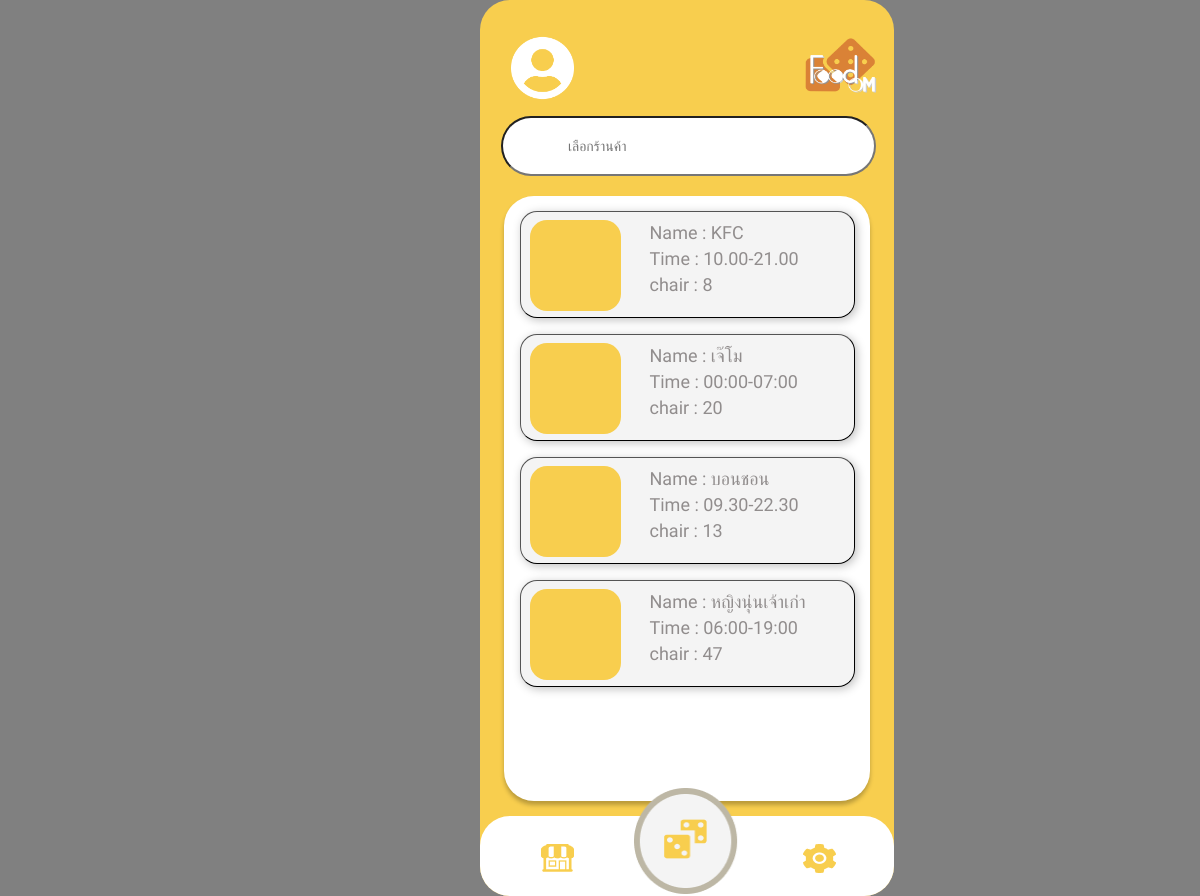
Page /Home.php on the committed database.
### tables this page shows
CREATE TABLE `restaurant` (
  `name` varchar(50) NOT NULL,
  `open_close` varchar(11) DEFAULT NULL
);

### Home.php (the view, shortened to what this page needs)
<?php
    $server = "localhost" ;
    $username = "root" ;
    $password = "root" ;
    $dbname = "fooddom" ;
    $connect = new mysqli($server,$username,$password,$dbname);
    if (isset($_POST['search'])) {
        $choose_res = "%".$_POST['search']."%";
        $chooseres = "SELECT * FROM restaurant WHERE name LIKE '$choose_res'";
    }
    else {
        $chooseres = "SELECT * FROM restaurant";
    }
    $result = mysqli_query($connect,$chooseres);
?>
<!DOCTYPE html>
<html lang="en">
<head>
    <link rel="stylesheet" href="https://maxcdn.bootstrapcdn.com/bootstrap/3.4.1/css/bootstrap.min.css">
</head>
<body style="background-color: gray;">
    <div class="page">
        <a href="profile.php">
            <img src="img/profile.png" style="
            position: absolute;
            width: 63px;
            height: 64px;
            left: 31px;
            top: 36px;">
        </a>
        <a href="Home.php">
            <img src="img/logo.png" style="
            position: absolute;
            width: 72px;
            height: 57.93px;
            left: 325px;
            top: 36px;">
        </a>
            <form class="form-inline" action="Home.php" method="POST">
                <input name="search"type="search" id="myInput" placeholder="เลือกร้านค้า" aria-label="Search" style="
                position: absolute;
                width: 375px;
                height: 60px;
                left: 21px;
                top: 116px;
                background: #FFFFFF;
                border-radius: 30px;
                background-image: url('https://cdn.discordapp.com/attachments/698833923102212122/708762674204246117/unknown.png');
                background-position: 15px 8px;
                background-repeat: no-repeat;
                padding: 12px 20px 12px 65px;">
            </form>
            <div style="
            position: absolute;
            width: 366px;
            height: 605px;
            left: 24px;
            top: 196px;
            background: #FFFFFF;
            box-shadow: 0px 4px 4px rgba(0, 0, 0, 0.25);
            border-radius: 30px;">
                <div style="
                padding-top: 15px;
                "></div>
                <?php
                while($row = mysqli_fetch_array($result,MYSQLI_ASSOC)) {
                    $cname = $row['name'];
                    $chair = "SELECT SUM(chair) as total_chair FROM tables WHERE res_name = '$cname' ";
                    $row_chair = $connect->query($chair);
                    while($chair = $row_chair->fetch_assoc()){
                     ?>
                    <form action="Fn1_choose.php?id=<?php echo $cname;?> " method="POST">
                        <button  name="check_search" style="
                            width: 335px;
                            height: 107px;
                            left: 15.5px;
                            top: 20 px;
                            margin-left: 15.5px;
                            padding-top: 3px;
                            border-radius: 17px;
                            border-width: thin;
                            background: #F4F4F4;
                            font-family: 'Kanit';
                            box-shadow: 2px 2px 10px rgba(0, 0, 0, 0.25);
                            font-size: 18px;
                            line-height: 26px;
                            color: #F8CE4E;
                            " >
                                <div  style="
                                    width: 91px;
                                    height: 91px;
                                    left: 13px;
                                    top: 10px;
                                    margin-left: 3px;
                                    background: #F8CE4E;
                                    border-radius: 17px;
                                    float: left;">
                                </div>
                                <div  style="
                                    width: 198px;
                                    height: 86px;
                                    left: 115.5px;
                                    top: 14px;
                                    float: right;
                                    color: #918D8D;
                                    text-align: left;">
                                    <table >
                                        <tbody id="myTable">
                                        <tr>
                                            <td scope="row">
                                                <?php echo "Name : ".$row['name']; ?> <br>
                                                <?php echo "Time : ".$row['open_close']; ?> <br>
                                                <?php echo "chair : ".$chair['total_chair']; ?>
                                            </td>
                                        </tr>
                                        </tbody>
                                    </table>
                                    </div>
                                </button>
                            </form>
                            <div style="padding-top: 13px;">
                            </div>
                    <?php
                }
            }?>
             </div>
            <a href="Fn2_choose.php">
            <img src="img/ranicon.png" style="
                position: relative;
                width: 106px;
                height: 106px;
                left: 154px;
                top: 788px;
                z-index: 1;">
            </a>
        <tap class="bottom_tab" style="border-radius: 30px;">
            <a href="setting.php">
            <img src="img/settingicon.png" style="
                position: absolute;
                left: 78.02%;
                right: 14.01%;
                top: 35%;
                bottom: 3.35%;">
            </a>
            <a href="Home.php">
            <img src="img/homeicon.png" style="
                position: absolute;
                left: 14.73%;
                right: 77.29%;
                top: 35%;
                bottom: 3.38%;">
            </a>
        </tap>
    </div>
</body>
</html>

### mystyle.css (style rules this page uses)
body { font-family: 'Kanit'; }
div { font-family: 'Kanit'; }
input { font-family: 'Kanit'; }
.page { position: relative; margin-left: 40%; width: 414px; height: 896px; background: #F8CE4E; border-radius: 30px; }
.bottom_tab { position: absolute; width: 414px; height: 80px; left: 0px; top: 816px; background: #FFFFFF; }

### rows in the picture
restaurant: name "KFC", open_close "10.00-21.00", total_chair "8"
restaurant: name "เจ๊โม", open_close "00:00-07:00", total_chair "20"
restaurant: name "บอนชอน", open_close "09.30-22.30", total_chair "13"
restaurant: name "หญิงนุ่นเจ้าเก่า", open_close "06:00-19:00", total_chair "47"
